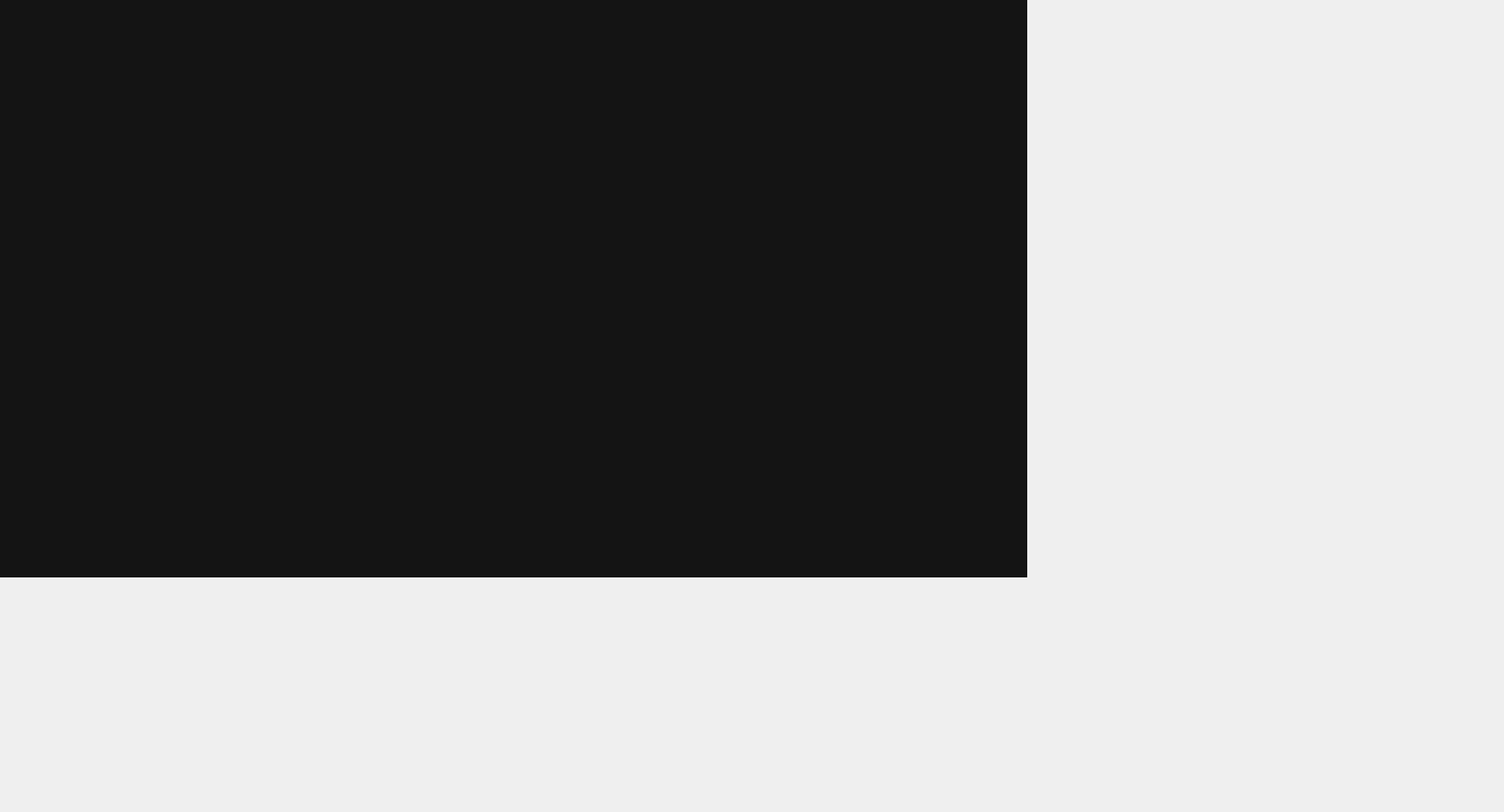
<?xml version="1.0" encoding="UTF-8"?>
<ui version="4.0">
 <class>telainicial</class>
 <widget class="QWidget" name="telainicial">
  <property name="geometry">
   <rect>
    <x>0</x>
    <y>0</y>
    <width>2000</width>
    <height>1080</height>
   </rect>
  </property>
  <property name="windowTitle">
   <string>Form</string>
  </property>
  <widget class="QStackedWidget" name="tela19201080">
   <property name="geometry">
    <rect>
     <x>0</x>
     <y>0</y>
     <width>1920</width>
     <height>1080</height>
    </rect>
   </property>
   <widget class="QWidget" name="page"/>
  </widget>
  <widget class="QStackedWidget" name="tela1366768">
   <property name="geometry">
    <rect>
     <x>0</x>
     <y>0</y>
     <width>1366</width>
     <height>768</height>
    </rect>
   </property>
   <property name="styleSheet">
    <string notr="true">background-color: rgb(20,20,20)</string>
   </property>
   <widget class="QWidget" name="page_2"/>
  </widget>
 </widget>
 <resources/>
 <connections/>
</ui>
